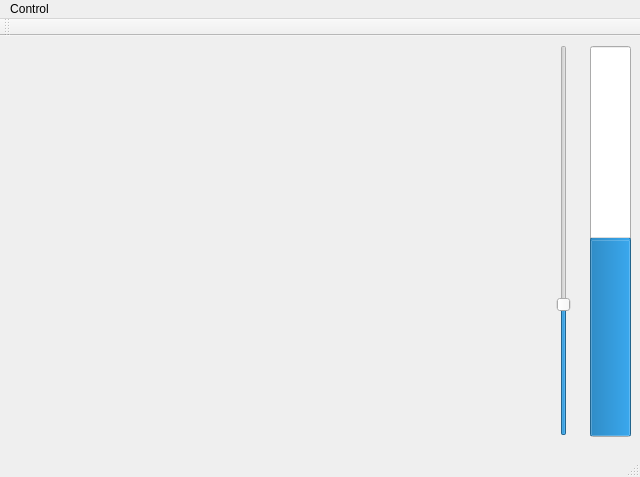
<?xml version="1.0" encoding="UTF-8"?>
<ui version="4.0">
 <class>MainWindow</class>
 <widget class="QMainWindow" name="MainWindow">
  <property name="geometry">
   <rect>
    <x>0</x>
    <y>0</y>
    <width>640</width>
    <height>477</height>
   </rect>
  </property>
  <property name="windowTitle">
   <string>MainWindow</string>
  </property>
  <widget class="QWidget" name="centralWidget">
   <widget class="ClickablePlot" name="customPlot" native="true">
    <property name="geometry">
     <rect>
      <x>19</x>
      <y>9</y>
      <width>521</width>
      <height>391</height>
     </rect>
    </property>
    <property name="sizePolicy">
     <sizepolicy hsizetype="Expanding" vsizetype="Expanding">
      <horstretch>0</horstretch>
      <verstretch>0</verstretch>
     </sizepolicy>
    </property>
   </widget>
   <widget class="QProgressBar" name="progressBar">
    <property name="geometry">
     <rect>
      <x>590</x>
      <y>10</y>
      <width>41</width>
      <height>391</height>
     </rect>
    </property>
    <property name="maximum">
     <number>1000</number>
    </property>
    <property name="value">
     <number>500</number>
    </property>
    <property name="orientation">
     <enum>Qt::Vertical</enum>
    </property>
    <property name="invertedAppearance">
     <bool>false</bool>
    </property>
   </widget>
   <widget class="VerticalAutoSlider" name="verticalSlider">
    <property name="geometry">
     <rect>
      <x>538</x>
      <y>9</y>
      <width>51</width>
      <height>391</height>
     </rect>
    </property>
    <property name="minimum">
     <number>1</number>
    </property>
    <property name="maximum">
     <number>300</number>
    </property>
    <property name="value">
     <number>100</number>
    </property>
    <property name="orientation">
     <enum>Qt::Vertical</enum>
    </property>
   </widget>
  </widget>
  <widget class="QMenuBar" name="menuBar">
   <property name="geometry">
    <rect>
     <x>0</x>
     <y>0</y>
     <width>640</width>
     <height>25</height>
    </rect>
   </property>
   <widget class="QMenu" name="menuFile">
    <property name="title">
     <string>Control</string>
    </property>
    <addaction name="actionStop"/>
   </widget>
   <addaction name="menuFile"/>
  </widget>
  <widget class="QToolBar" name="mainToolBar">
   <attribute name="toolBarArea">
    <enum>TopToolBarArea</enum>
   </attribute>
   <attribute name="toolBarBreak">
    <bool>false</bool>
   </attribute>
  </widget>
  <widget class="QStatusBar" name="statusBar"/>
  <action name="actionStop">
   <property name="text">
    <string>stop</string>
   </property>
  </action>
 </widget>
 <layoutdefault spacing="6" margin="11"/>
 <customwidgets>
  <customwidget>
   <class>ClickablePlot</class>
   <extends>QWidget</extends>
   <header location="global">ClickablePlot.h</header>
   <container>1</container>
  </customwidget>
  <customwidget>
   <class>VerticalAutoSlider</class>
   <extends>QSlider</extends>
   <header>VerticalAutoslider.h</header>
  </customwidget>
 </customwidgets>
 <resources/>
 <connections/>
</ui>
